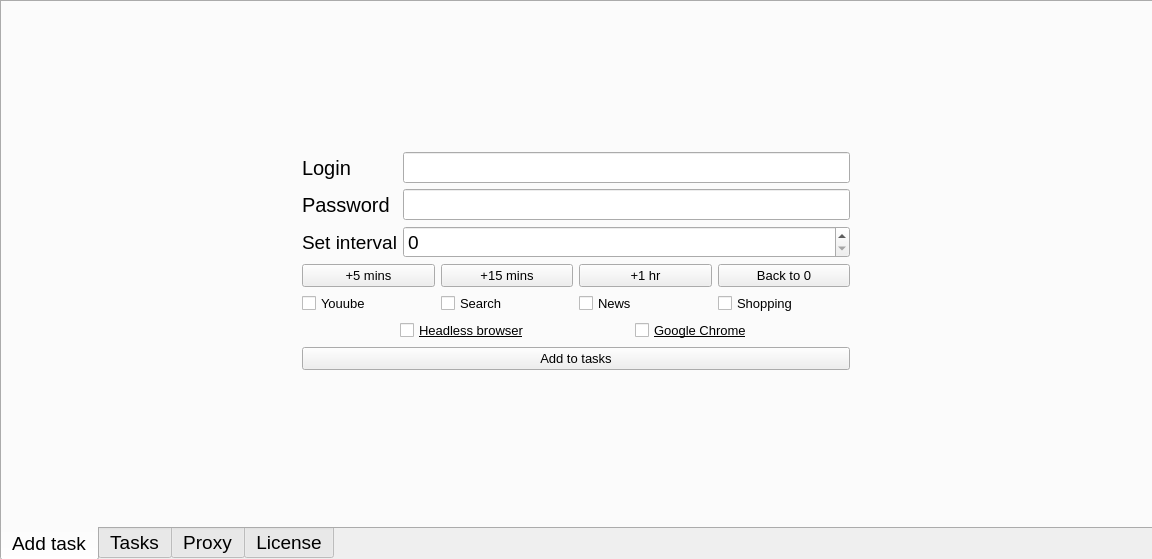
<?xml version="1.0" encoding="UTF-8"?>
<ui version="4.0">
 <class>MainWindow</class>
 <widget class="QMainWindow" name="MainWindow">
     <property name="windowModality">
         <enum>Qt::NonModal</enum>
     </property>
     <property name="enabled">
         <bool>true</bool>
     </property>
     <property name="geometry">
         <rect>
             <x>0</x>
             <y>0</y>
             <width>1152</width>
             <height>559</height>
         </rect>
     </property>
     <property name="windowTitle">
         <string>Quasar</string>
     </property>
     <property name="windowIcon">
         <iconset>
             <normaloff>images/quasar.png</normaloff>images/quasar.png
         </iconset>
     </property>
     <property name="documentMode">
         <bool>false</bool>
     </property>
     <widget class="QWidget" name="centralwidget">
         <property name="enabled">
             <bool>true</bool>
         </property>
         <property name="maximumSize">
             <size>
                 <width>16777215</width>
                 <height>16777215</height>
             </size>
         </property>
         <widget class="QTabWidget" name="tabWidget">
             <property name="enabled">
                 <bool>true</bool>
             </property>
             <property name="geometry">
                 <rect>
                     <x>0</x>
                     <y>0</y>
                     <width>1161</width>
                     <height>561</height>
                 </rect>
             </property>
             <property name="sizePolicy">
                 <sizepolicy hsizetype="Ignored" vsizetype="Fixed">
                     <horstretch>0</horstretch>
                     <verstretch>0</verstretch>
                 </sizepolicy>
             </property>
             <property name="sizeIncrement">
                 <size>
                     <width>0</width>
                     <height>0</height>
                 </size>
             </property>
             <property name="font">
                 <font>
                     <pointsize>14</pointsize>
                     <underline>false</underline>
                     <strikeout>false</strikeout>
                     <kerning>true</kerning>
                 </font>
             </property>
             <property name="accessibleDescription">
                 <string/>
             </property>
             <property name="layoutDirection">
                 <enum>Qt::LeftToRight</enum>
             </property>
             <property name="autoFillBackground">
                 <bool>false</bool>
             </property>
             <property name="inputMethodHints">
                 <set>Qt::ImhNone</set>
             </property>
             <property name="tabPosition">
                 <enum>QTabWidget::South</enum>
             </property>
             <property name="tabShape">
                 <enum>QTabWidget::Rounded</enum>
             </property>
             <property name="currentIndex">
                 <number>0</number>
             </property>
             <property name="iconSize">
                 <size>
                     <width>20</width>
                     <height>20</height>
                 </size>
             </property>
             <property name="elideMode">
                 <enum>Qt::ElideNone</enum>
             </property>
             <property name="movable">
                 <bool>true</bool>
             </property>
             <property name="tabBarAutoHide">
                 <bool>false</bool>
             </property>
             <widget class="QWidget" name="tab_2">
                 <attribute name="icon">
                     <iconset>
                         <normaloff>images/access-512.png</normaloff>images/access-512.png
                     </iconset>
                 </attribute>
                 <attribute name="title">
                     <string>Add task</string>
                 </attribute>
                 <widget class="QWidget" name="layoutWidget">
                     <property name="geometry">
       <rect>
        <x>300</x>
        <y>150</y>
        <width>548</width>
           <height>261</height>
       </rect>
      </property>
      <layout class="QFormLayout" name="formLayout">
       <item row="0" column="0">
        <widget class="QLabel" name="label">
         <property name="font">
          <font>
           <pointsize>15</pointsize>
           <underline>false</underline>
           <strikeout>false</strikeout>
           <stylestrategy>PreferDefault</stylestrategy>
           <kerning>true</kerning>
          </font>
         </property>
         <property name="text">
          <string>Login</string>
         </property>
        </widget>
       </item>
       <item row="0" column="1">
        <widget class="QLineEdit" name="lineEdit">
         <property name="minimumSize">
          <size>
           <width>0</width>
           <height>28</height>
          </size>
         </property>
        </widget>
       </item>
       <item row="1" column="0">
        <widget class="QLabel" name="label_2">
         <property name="font">
          <font>
           <pointsize>15</pointsize>
           <underline>false</underline>
           <strikeout>false</strikeout>
           <kerning>true</kerning>
          </font>
         </property>
         <property name="text">
          <string>Password</string>
         </property>
        </widget>
       </item>
          <item row="1" column="1">
              <widget class="QLineEdit" name="lineEdit_2">
                  <property name="minimumSize">
                      <size>
                          <width>0</width>
                          <height>28</height>
                      </size>
                  </property>
              </widget>
          </item>
          <item row="2" column="0">
              <widget class="QLabel" name="label_6">
                  <property name="font">
                      <font>
                          <pointsize>14</pointsize>
                          <underline>false</underline>
                          <strikeout>false</strikeout>
                          <kerning>true</kerning>
                      </font>
                  </property>
                  <property name="text">
                      <string>Set interval</string>
                  </property>
              </widget>
          </item>
          <item row="2" column="1">
              <widget class="QSpinBox" name="spinBox">
                  <property name="maximum">
                      <number>1000</number>
                  </property>
              </widget>
          </item>
          <item row="5" column="0" colspan="2">
              <layout class="QHBoxLayout" name="horizontalLayout_7">
                  <item>
                      <spacer name="horizontalSpacer_4">
                          <property name="orientation">
                              <enum>Qt::Horizontal</enum>
                          </property>
                          <property name="sizeHint" stdset="0">
                              <size>
                                  <width>40</width>
                                  <height>20</height>
                              </size>
                          </property>
                      </spacer>
                  </item>
                  <item>
                      <widget class="QCheckBox" name="checkBox_5">
                          <property name="font">
                              <font>
                                  <pointsize>10</pointsize>
                                  <underline>true</underline>
                                  <strikeout>false</strikeout>
                                  <kerning>true</kerning>
                              </font>
                          </property>
                          <property name="text">
                              <string>Headless browser</string>
                          </property>
                      </widget>
                  </item>
                  <item>
                      <spacer name="horizontalSpacer_3">
                          <property name="orientation">
                              <enum>Qt::Horizontal</enum>
                          </property>
                          <property name="sizeHint" stdset="0">
                              <size>
                                  <width>40</width>
                                  <height>20</height>
                              </size>
                          </property>
                      </spacer>
                  </item>
                  <item>
                      <widget class="QCheckBox" name="checkBox_6">
                          <property name="font">
                              <font>
                                  <pointsize>10</pointsize>
                                  <underline>true</underline>
                                  <strikeout>false</strikeout>
                                  <kerning>true</kerning>
                              </font>
                          </property>
                          <property name="text">
                              <string>Google Chrome</string>
                          </property>
                      </widget>
                  </item>
                  <item>
                      <spacer name="horizontalSpacer_5">
                          <property name="orientation">
                              <enum>Qt::Horizontal</enum>
                          </property>
                          <property name="sizeHint" stdset="0">
                              <size>
                                  <width>40</width>
                                  <height>20</height>
                              </size>
                          </property>
                      </spacer>
                  </item>
              </layout>
          </item>
          <item row="7" column="0" colspan="2">
              <widget class="QPushButton" name="pushButton">
                  <property name="font">
                      <font>
                          <pointsize>10</pointsize>
                          <underline>false</underline>
                          <strikeout>false</strikeout>
                          <kerning>true</kerning>
                      </font>
                  </property>
                  <property name="text">
                      <string>Add to tasks</string>
                  </property>
              </widget>
          </item>
          <item row="4" column="0" colspan="2">
              <layout class="QHBoxLayout" name="horizontalLayout_5">
                  <item>
                      <widget class="QCheckBox" name="checkBox">
                          <property name="font">
                              <font>
                                  <pointsize>10</pointsize>
                                  <weight>50</weight>
                                  <italic>false</italic>
                                  <bold>false</bold>
                                  <underline>false</underline>
                                  <strikeout>false</strikeout>
                                  <kerning>true</kerning>
                              </font>
                          </property>
                          <property name="text">
                              <string>Youube</string>
                          </property>
                      </widget>
                  </item>
                  <item>
                      <widget class="QCheckBox" name="checkBox_2">
                          <property name="font">
                              <font>
                                  <pointsize>10</pointsize>
                                  <weight>50</weight>
                                  <italic>false</italic>
                                  <bold>false</bold>
                                  <underline>false</underline>
                                  <strikeout>false</strikeout>
                                  <kerning>true</kerning>
                              </font>
                          </property>
                          <property name="text">
                              <string>Search</string>
                          </property>
                      </widget>
                  </item>
                  <item>
          <widget class="QCheckBox" name="checkBox_3">
           <property name="font">
            <font>
             <pointsize>10</pointsize>
             <weight>50</weight>
             <italic>false</italic>
             <bold>false</bold>
             <underline>false</underline>
             <strikeout>false</strikeout>
             <kerning>true</kerning>
            </font>
           </property>
           <property name="text">
            <string>News</string>
           </property>
          </widget>
         </item>
         <item>
          <widget class="QCheckBox" name="checkBox_4">
           <property name="font">
            <font>
             <pointsize>10</pointsize>
             <weight>50</weight>
             <italic>false</italic>
             <bold>false</bold>
             <underline>false</underline>
             <strikeout>false</strikeout>
             <kerning>true</kerning>
            </font>
           </property>
           <property name="text">
            <string>Shopping</string>
           </property>
          </widget>
         </item>
        </layout>
       </item>
       <item row="3" column="0" colspan="2">
        <layout class="QHBoxLayout" name="horizontalLayout_3">
         <item>
          <widget class="QPushButton" name="pushButton_3">
           <property name="font">
            <font>
             <pointsize>10</pointsize>
             <underline>false</underline>
             <strikeout>false</strikeout>
             <kerning>true</kerning>
            </font>
           </property>
           <property name="text">
            <string>+5 mins</string>
           </property>
          </widget>
         </item>
         <item>
          <widget class="QPushButton" name="pushButton_4">
           <property name="font">
            <font>
             <pointsize>10</pointsize>
             <underline>false</underline>
             <strikeout>false</strikeout>
             <kerning>true</kerning>
            </font>
           </property>
           <property name="text">
               <string>+15 mins</string>
           </property>
          </widget>
         </item>
         <item>
          <widget class="QPushButton" name="pushButton_5">
           <property name="font">
            <font>
             <pointsize>10</pointsize>
             <underline>false</underline>
             <strikeout>false</strikeout>
             <kerning>true</kerning>
            </font>
           </property>
           <property name="text">
            <string>+1 hr</string>
           </property>
          </widget>
         </item>
         <item>
          <widget class="QPushButton" name="pushButton_6">
           <property name="font">
            <font>
             <pointsize>10</pointsize>
             <underline>false</underline>
             <strikeout>false</strikeout>
             <kerning>true</kerning>
            </font>
           </property>
              <property name="text">
                  <string>Back to 0</string>
              </property>
          </widget>
         </item>
        </layout>
       </item>
      </layout>
                 </widget>
             </widget>
             <widget class="QWidget" name="tab">
                 <property name="enabled">
                     <bool>false</bool>
                 </property>
                 <attribute name="icon">
                     <iconset>
                         <normaloff>images/restaurant-512.png</normaloff>
                         <normalon>quasar.png</normalon>images/restaurant-512.png
                     </iconset>
                 </attribute>
                 <attribute name="title">
                     <string>Tasks</string>
                 </attribute>
                 <widget class="QTableWidget" name="tableWidget">
                     <property name="geometry">
                         <rect>
                             <x>0</x>
                             <y>0</y>
                             <width>1151</width>
                             <height>531</height>
                         </rect>
                     </property>
                     <column>
                         <property name="text">
                             <string>Account</string>
                         </property>
                         <property name="font">
                             <font>
                                 <pointsize>10</pointsize>
                             </font>
                         </property>
                     </column>
                     <column>
                         <property name="text">
                             <string>Browser</string>
                         </property>
                         <property name="font">
                             <font>
                                 <pointsize>10</pointsize>
                             </font>
                         </property>
                     </column>
                     <column>
                         <property name="text">
                             <string>Interval</string>
                         </property>
                         <property name="font">
                             <font>
                                 <pointsize>10</pointsize>
                             </font>
                         </property>
                     </column>
                     <column>
                         <property name="text">
                             <string>Proxy</string>
                         </property>
                         <property name="font">
                             <font>
                                 <pointsize>10</pointsize>
                             </font>
                         </property>
                     </column>
                     <column>
                         <property name="text">
                             <string>Action</string>
                         </property>
                         <property name="font">
                             <font>
                                 <pointsize>10</pointsize>
                             </font>
                         </property>
                     </column>
                     <column>
                         <property name="text">
                             <string>Enabled</string>
                         </property>
                         <property name="font">
                             <font>
                                 <pointsize>10</pointsize>
                             </font>
                         </property>
                     </column>
                 </widget>
             </widget>
             <widget class="QWidget" name="tab_3">
                 <attribute name="icon">
                     <iconset>
                         <normaloff>images/add-link-512.png</normaloff>images/add-link-512.png
                     </iconset>
                 </attribute>
                 <attribute name="title">
                     <string>Proxy</string>
                 </attribute>
    </widget>
             <widget class="QWidget" name="tab_4">
                 <attribute name="icon">
                     <iconset>
                         <normaloff>images/clipboard-8-512.png</normaloff>images/clipboard-8-512.png
                     </iconset>
                 </attribute>
                 <attribute name="title">
                     <string>License</string>
                 </attribute>
                 <widget class="QGroupBox" name="groupBox">
                     <property name="geometry">
                         <rect>
                             <x>10</x>
                             <y>460</y>
                             <width>1131</width>
                             <height>51</height>
                         </rect>
                     </property>
                     <property name="title">
                         <string/>
                     </property>
                     <property name="flat">
                         <bool>true</bool>
                     </property>
                     <property name="checkable">
                         <bool>false</bool>
                     </property>
                     <widget class="QLabel" name="label_4">
                         <property name="geometry">
                             <rect>
                                 <x>1080</x>
                                 <y>10</y>
                                 <width>41</width>
                                 <height>41</height>
                             </rect>
                         </property>
                         <property name="text">
                             <string/>
                         </property>
                         <property name="pixmap">
                             <pixmap>images/quasar.png</pixmap>
                         </property>
                         <property name="scaledContents">
                             <bool>true</bool>
                         </property>
                     </widget>
                     <widget class="QLabel" name="label_5">
                         <property name="geometry">
                             <rect>
                                 <x>910</x>
                                 <y>20</y>
                                 <width>161</width>
                                 <height>18</height>
                             </rect>
                         </property>
                         <property name="font">
                             <font>
                                 <pointsize>9</pointsize>
                                 <underline>false</underline>
                                 <strikeout>false</strikeout>
                                 <kerning>true</kerning>
                             </font>
                         </property>
                         <property name="text">
                             <string>Quasar Cook AYCD v0.1</string>
                         </property>
                     </widget>
                 </widget>
                 <widget class="QWidget" name="verticalLayoutWidget">
                     <property name="geometry">
                         <rect>
                             <x>280</x>
                             <y>110</y>
                             <width>621</width>
                             <height>201</height>
                         </rect>
                     </property>
                     <layout class="QVBoxLayout" name="verticalLayout">
                         <item>
                             <layout class="QHBoxLayout" name="horizontalLayout">
                                 <item>
                                     <spacer name="horizontalSpacer">
                                         <property name="orientation">
                                             <enum>Qt::Horizontal</enum>
                                         </property>
                                         <property name="sizeHint" stdset="0">
                                             <size>
                                                 <width>40</width>
                                                 <height>20</height>
                                             </size>
                                         </property>
                                     </spacer>
                                 </item>
                                 <item>
                                     <widget class="QLabel" name="label_3">
                                         <property name="font">
                                             <font>
                                                 <pointsize>12</pointsize>
                                                 <underline>false</underline>
                                                 <strikeout>false</strikeout>
                                                 <kerning>true</kerning>
                                             </font>
                                         </property>
                                         <property name="text">
                                             <string>License is invalid</string>
                                         </property>
                                     </widget>
                                 </item>
                                 <item>
                                     <spacer name="horizontalSpacer_2">
                                         <property name="orientation">
                                             <enum>Qt::Horizontal</enum>
                                         </property>
                                         <property name="sizeHint" stdset="0">
                                             <size>
                                                 <width>40</width>
                                                 <height>20</height>
                                             </size>
                                         </property>
                                     </spacer>
                                 </item>
                             </layout>
                         </item>
                         <item>
                             <widget class="QLineEdit" name="lineEdit_3"/>
                         </item>
                         <item>
                             <widget class="QPushButton" name="pushButton_2">
                                 <property name="font">
                                     <font>
                                         <pointsize>10</pointsize>
                                         <underline>false</underline>
                                         <strikeout>false</strikeout>
                                         <kerning>true</kerning>
                                     </font>
                                 </property>
                                 <property name="text">
                                     <string>Accept</string>
                                 </property>
                             </widget>
                         </item>
                     </layout>
                 </widget>
             </widget>
   </widget>
  </widget>
 </widget>
 <resources/>
 <connections/>
</ui>
